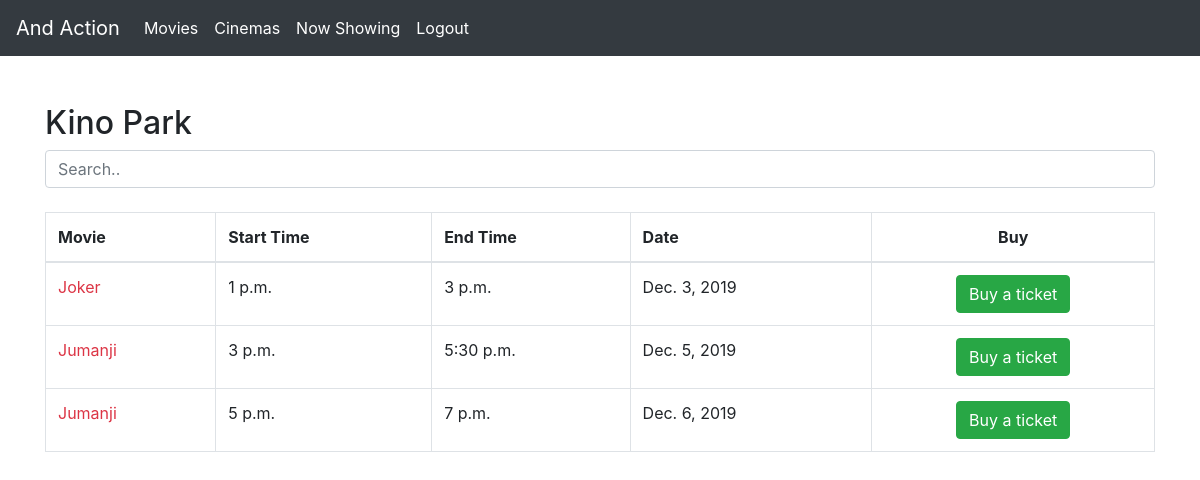
/movies/cinema_schedule/2/ (signed in), run on the app's committed database.
### main/models.py (models this page shows, shortened)
class Cinemas(models.Model):
    name = models.CharField(max_length=150)
    image = models.ImageField(upload_to='media/',null=True, blank=True)
    address = models.TextField(max_length=200, null=True, blank=True)
    rating = models.IntegerField(null=True, blank=True)
    class Meta:
        verbose_name_plural = "Cinemas"

class Schedules(models.Model):
    movie = models.ForeignKey(Movies, on_delete=models.CASCADE)
    hall = models.ForeignKey(Halls, on_delete=models.CASCADE)
    start_time = models.TimeField(null=True)
    end_time = models.TimeField(null=True)
    date = models.DateField(null=True)
    price = models.DecimalField(max_digits=6, decimal_places=0, null=True)
    class Meta:
        verbose_name_plural = "Schedules"

class Movies(models.Model):
    name = models.TextField(max_length=200)
    language = models.TextField(max_length=20, null=True)
    description = models.TextField(max_length=15000, null=True)
    length = models.IntegerField(null=True)
    rating = models.IntegerField()
    genre = models.ManyToManyField(Genres)
    image = models.ImageField(upload_to='media/', blank=True)
    imdb_link = models.TextField(max_length=400, null=True, blank=True)
    def __str__(self):
        return self.name
    class Meta:
        verbose_name_plural = "Movies"

### main/views.py (the view)
# urls.py: url(r'^cinema_schedule/(?P<cinema_id>[0-9]+)/', views.cinema_schedule, name='cinema_schedule'),
def cinema_schedule(request, cinema_id):
    cinema = Cinemas.objects.get(id=cinema_id)
    schedules = Schedules.objects.filter(hall__cinema=cinema_id).order_by('date')
    context = {
        'cinema': cinema,
        'schedules': schedules
    }
    return render(request, 'main/cinema_schedule.html', context)

### main/templates/main/cinema_schedule.html (shortened to what this page needs)
{% extends 'base.html' %}
{% block content %}
<div class="container">
  <br><br>
  <h2>{{ cinema.name }}</h2>
  <input class="form-control" id="myInput" type="text" placeholder="Search.."><br>
  <table class="table table-bordered">
    <thead>
      <tr>
        <th>Movie</th>
        <th>Start Time</th>
        <th>End Time</th>
        <th>Date</th>
        <th class="text-center">Buy</th>
      </tr>
    </thead>
    <tbody id="myTable">
      {% for movie in schedules %}
      <tr>
        <td><a class="text-danger" href="{% url 'movie_details' movie.movie.id %}">{{ movie.movie}}</a></td>
        <td>{{ movie.start_time }}</td>
        <td>{{ movie.end_time }}</td>
        <td>{{ movie.date }}</td>
        <td class="text-center"><a href="{% url 'buy' movie.id %}" class="btn btn-success">Buy a ticket</a></td>
      </tr>
      {% endfor %}
    </tbody>
  </table>
</div>
{% endblock %}

### main/static/css/main.css (style rules this page uses)
*, *:before, *:after { box-sizing: border-box; }

### data on the page
Cinemas: name "Kino Park"
Schedules: movie "Joker", start_time "1 p.m.", end_time "3 p.m.", date "Dec. 3, 2019"
Schedules: movie "Jumanji", start_time "3 p.m.", end_time "5:30 p.m.", date "Dec. 5, 2019"
Schedules: movie "Jumanji", start_time "5 p.m.", end_time "7 p.m.", date "Dec. 6, 2019"
